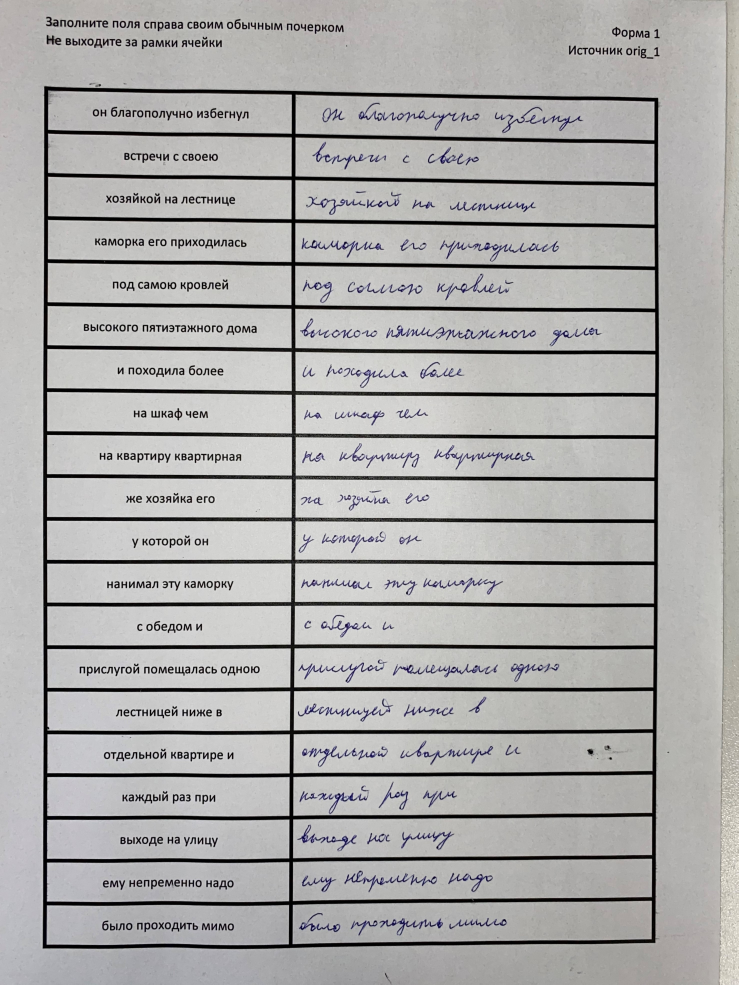
#> input picture data/images/orig_1/IMG_4996.jpg, 2953 x 3937 px, given in place of orig_1, which was not available (shown at 1/4 size)
$ python main.py blvrd ../data/images/orig_1 5 0
#> lines starting #> are read from the running program, lines starting #| are printed output that depends on the picture; after the words box and inside, x2 and y2 are one past the last pixel; in counts of white or black regions, pixels touching at a corner belong together; pictures that were not available may be replaced by others from this repository, and a replacement may not be noted
### src/table_slice.py
import cv2
import numpy as np


def binarize(img):
    """
    Бинаризация изображения
    :param img: входное изображение (ndarray)
    :return: выходное изображение (ndarray)
    """
    thresh, img_bin = cv2.threshold(img, 128, 255, cv2.THRESH_BINARY_INV + cv2.THRESH_OTSU)
    return img_bin


def get_lines(orig_img, bin_img):
    """
    Получить вертикальные и горизонтальные границы ячеек
    :param  orig_img: исходное изображение (ndarray)
            bin_img: бинаризованное изображение (ndarray)
    :return:    img_vh: изображение из полученных границ на белом фоне (ndarray),
                bitnot: исходное изображение без полученных границ (ndarray)
    """
    # Размер ядра
    kernel_len = np.array(orig_img).shape[1] // 200
    # Определение вертикальных линий
    ver_kernel = cv2.getStructuringElement(cv2.MORPH_RECT, (1, kernel_len))
    # Определение горизонтальных линий
    hor_kernel = cv2.getStructuringElement(cv2.MORPH_RECT, (kernel_len, 1))
    # Ядро 2x2
    kernel = cv2.getStructuringElement(cv2.MORPH_RECT, (2, 2))
    # Получим новое изображение с вертикальными линиями
    ver_image = cv2.erode(bin_img, ver_kernel, iterations=3)
    vertical_lines = cv2.dilate(ver_image, ver_kernel, iterations=3)
    # Получим новое изображение с горизонтальными линиями
    hor_image = cv2.erode(bin_img, hor_kernel, iterations=3)
    horizontal_lines = cv2.dilate(hor_image, hor_kernel, iterations=3)
    # Комбинируем вертикальные и горизонтальные линии в ноеое изображение,
    # присваивая им одинаковые веса
    img_vh = cv2.addWeighted(vertical_lines, 0.5, horizontal_lines, 0.5, 0.0)
    # Постобработка изображения
    img_vh = cv2.erode(~img_vh, kernel, iterations=2)
    thresh, img_vh = cv2.threshold(img_vh, 128, 255, cv2.THRESH_BINARY + cv2.THRESH_OTSU)
    bitxor = cv2.bitwise_xor(orig_img, img_vh)
    bitnot = cv2.bitwise_not(bitxor)
    return img_vh, bitnot


def sort_contours(cnts, method="left-to-right"):
    """
    Функция для сортировки
    :param cnts: контуры для сортировки
    :param method: направление сортировки
    :return: отсортированные контуры
    """
    i = 0
    # handle if we need to sort in reverse
    if method == "right-to-left" or method == "bottom-to-top":
        reverse = True
    else:
        reverse = False
    # handle if we are sorting against the y-coordinate rather than
    # the x-coordinate of the bounding box
    if method == "top-to-bottom" or method == "bottom-to-top":
        i = 1
    # construct the list of bounding boxes and sort them from top to
    # bottom
    bounding_boxes = [cv2.boundingRect(c) for c in cnts]
    cnts, bounding_boxes = zip(*sorted(zip(cnts, bounding_boxes), key=lambda b: b[1][i], reverse=reverse))
    # return the list of sorted contours and bounding boxes
    return cnts, bounding_boxes


def get_images(img_vh, bitnot, img_bin, w_min, h_min, h_max, debug=False):
    """
    Функция выполняет основную работу по выделению сегментов таблицы (ячеек) на изображении
    :param img_vh:  считанные границы таблицы (проще говоря, пустая таблица на белом фоне)
                    все изображения представляют собой двумерный массив numpy
    :param bitnot:  изображение с вырезанными границами таблицы
    :param img_bin: исходное изображение в черно-белом формате
    :param w_min:   не дает считать слишком маленькие контуры (побочка).
                    чем больше - тем более мелкие контуры допустимы. параметр для горизонтельных линий
    :param h_min:   то же, только для вертикальных линий
    :param h_max:   то же, только для слишком больших вертикальных линий
                    (дабы не считало за ячейку всю таблицу, к примеру)
    :param debug:   включает режим отладки - функция тогда
                    возвращает массив с границами для их визуальной оценки
    :return:        список сегментов изображения (ячейки таблицы)
    """
    # Определение и сортировка контуров
    bitnot = 255 - bitnot
    # img_vh = 255 - img_vh
    contours, hierarchy = cv2.findContours(img_vh, cv2.RETR_TREE, cv2.CHAIN_APPROX_SIMPLE)
    contours, bounding_boxes = sort_contours(contours, method="top-to-bottom")
    heights = [bounding_boxes[i][3] for i in range(len(bounding_boxes))]
    mean = np.mean(heights)

    image_h, image_w = img_bin.shape
    # Create list box to store all boxes in
    box = []
    # Get position (x,y), width and height for every contour and show the contour on image
    for c in contours:
        x, y, w, h = cv2.boundingRect(c)
        # if w > (image_w // w_min) and (image_h // h_min) < h < (image_h // h_max):
        if w > 100 and 500 > h > 50:
            image = cv2.rectangle(img_bin, (x, y), (x + w, y + h), (255, 0, 0), 20)
            box.append([x, y, w, h])

    # режим отладки возвращает массив с границами для их визуальной оценки
    if debug:
        try:
            return image
        except UnboundLocalError:
            print("Границ не найдено")

    # Создаем два списка для хранения строки и столбца, где расположены ячейки
    rows = []
    column = []
    j = 0
    # Сортировка bounding boxes
    for i in range(len(box)):
        if i == 0:
            column.append(box[i])
            previous = box[i]
        else:
            if box[i][1] <= previous[1] + mean / 2:
                column.append(box[i])
                previous = box[i]
                if i == len(box) - 1:
                    rows.append(column)
            else:
                rows.append(column)
                column = []
                previous = box[i]
                column.append(box[i])

    # Вычисление количества колонок
    countcol_max = 0
    for i in range(len(rows)):
        countcol = len(rows[i])
        if countcol > countcol_max:
            countcol_max = countcol

    arr = np.array(rows)
    try:
        arr = arr.transpose(1, 0, 2)
    except ValueError:
        print("Не удалось считать контуры. Вероятно, границы ячеек плохо пропечатаны")
    center = (arr[:, 0, 0] + arr[:, 0, 2]) / 2
    center.sort()

    finalboxes = []
    for i in range(len(rows)):
        lis = []
        for k in range(countcol):
            lis.append([])
        for j in range(len(rows[i])):
            diff = abs(center - (rows[i][j][0] + rows[i][j][2] / 4))
            minimum = min(diff)
            indexing = list(diff).index(minimum)
            lis[indexing].append(rows[i][j])
        finalboxes.append(lis)

    cropped_images = []
    for i in range(len(finalboxes)):
        for j in range(len(finalboxes[i])):
            if len(finalboxes[i][j]) != 0:
                for k in range(len(finalboxes[i][j])):
                    y, x, w, h = finalboxes[i][j][k][0], finalboxes[i][j][k][1], finalboxes[i][j][k][2], \
                                 finalboxes[i][j][k][3]
                    finalimg = bitnot[x:x + h, y:y + w]
                    kernel = cv2.getStructuringElement(cv2.MORPH_RECT, (2, 1))
                    border = cv2.copyMakeBorder(finalimg, 2, 2, 2, 2, cv2.BORDER_CONSTANT, value=[255, 255])
                    resizing = cv2.resize(border, None, fx=2, fy=2, interpolation=cv2.INTER_CUBIC)
                    dilation = cv2.dilate(resizing, kernel, iterations=1)
                    erosion = cv2.erode(dilation, kernel, iterations=1)
                    cropped_images.append(255 - erosion)

    return cropped_images


# [24 lines left out: function control, not called in this run]

### src/markup.py
import re
import csv
import os
import argparse
import cv2
import numpy as np


# [33 lines left out: function write_source, not called in this run]


def read_source(path, page):
    """
    Вспомогательная функция для чтения сформированного csv-файла (labels будущей разметки)
    :param nrows: сколько строк считывать
    :param offset: смещение (пропуск N строк)
    :param path: путь к файлу
    :return: список из словосочетаний
    """
    nrows = 20
    offset = (page - 1) * nrows  # на каждой странице у нас по 20 словосочетаний
    n = 0
    with open(path, newline='') as file:
        answers = []
        for _ in range(offset):  # skip first 10 rows
            next(file)
        for row in csv.reader(file):
            answers.append(row[0])  # у нашего файла 1 столбец
            n += 1
            if n >= nrows:
                break
    return answers


# [35 lines left out: function write_markup, not called in this run]


def increase_contrast(img):
    """
    Увеличивает контрастность и толщину линий для улучшения качества распознавания
    :param img: исходное изображение
    :return: обработанное изображение
    """
    pxmin = np.min(img)
    pxmax = np.max(img)
    imgContrast = (img - pxmin) / (pxmax - pxmin) * 255

    kernel = np.ones((3, 3), np.uint8)
    imgMorph = cv2.erode(imgContrast, kernel, iterations=1)
    return imgMorph


# [23 lines that do not run on import are left out]

### src/main.py
import os
import argparse

import cv2

import markup
import table_slice as ts

if __name__ == '__main__':
    # интерпретатор должен быть запущен в корневой папке проекта!

    parser = argparse.ArgumentParser()
    parser.add_argument("labels", choices=['blvrd', 'discipl', 'econ', 'journ', 'koms', 'mathstat'],
                        help='Название файла с текстом. Не указывать расширение!')
    parser.add_argument("images", help='Файл с отсканированным изображением')
    parser.add_argument("page", type=int, help='Номер страницы')
    parser.add_argument("gender", type=int, choices=[0,1], help="Пол: 1 - М, 0 - Ж")
    parser.add_argument("--nocheck", action="store_true", help="Не запрашивать подтверждение записи")
    args = parser.parse_args()

    # аргументами должны быть только имена файлов, без путей
    # path дает кривые слеши, поэтому использую конкатенацию строк
    DST_IMG_FOLDER = './sliced/' + args.labels + '/' + args.images[:-4]  # убираем расширение файла
    # папка с готовыми (нарезанными) изображениями
    SRC_IMG_FOLDER = './data/images'  # папка с исходными (сканированными) изображениями
    SRC_LBL_FOLDER = './data/labels'  # папка с нарезанными текстами (csv)
    LABELS_FILE_PATH = SRC_LBL_FOLDER + '/' + args.labels + '.csv'  # путь к обрабатываемому файлу с ярлыками
    IMAGE_FILE_PATH = SRC_IMG_FOLDER + '/' + args.labels + '/' + args.images  # путь к фотке, которую нарезаем

    img = cv2.imread(IMAGE_FILE_PATH, 0)  # 0 для игнора цветовой палитры (читает ЧБ)
    if img is None:
        raise Exception("Не удалось прочитать исходный файл")  # т.к. opencv не выдает ошибок чтения

    # обработка изображений состоит из бинаризации
    # получения границ таблицы и непосредственно нарезки
    img_bin = ts.binarize(img)
#> in binarize, `thresh, img_bin = cv2.threshold(img, 128, 255, cv2.THRESH_BINARY_INV +..`:
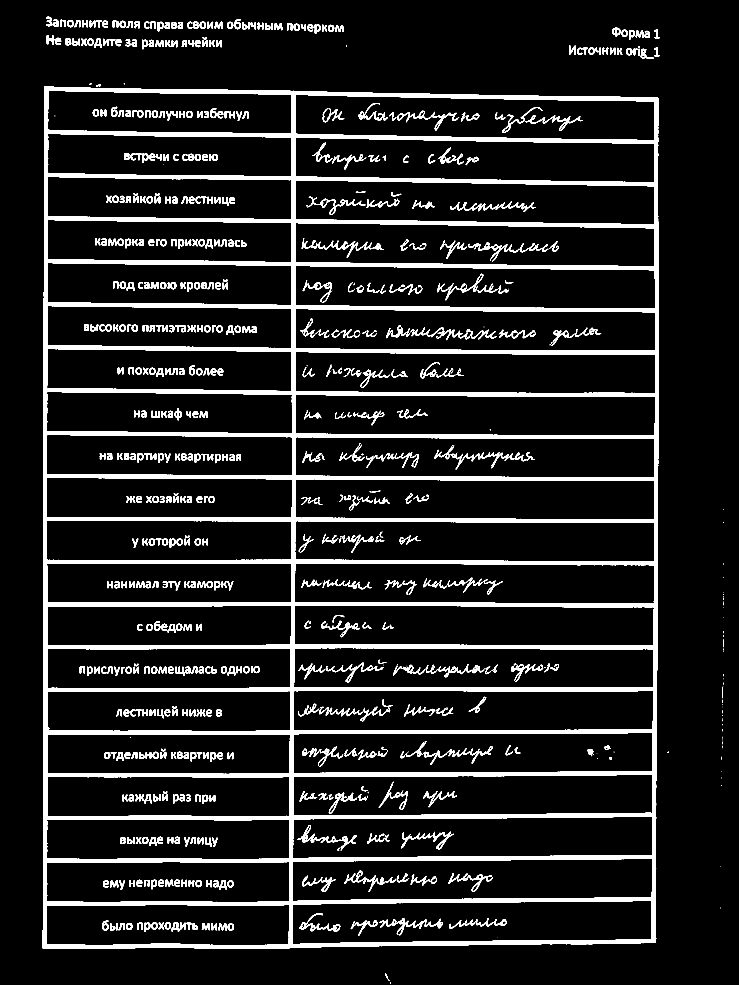
#> img_bin: shape (3937, 2953) (shown at 1/4 size); 10.2% white; 801 white regions (135 under 20 px), largest, box (x1, y1, x2, y2) and area: (171, 345, 2636, 3796) 908322, (1207, 953, 1535, 1030) 3493, (1190, 3300, 1426, 3402) 2990
#> in binarize, `thresh, img_bin = cv2.threshold(img, 128, 255, cv2.THRESH_BINARY_INV +..`: thresh = 105
    img_vh, bitnot = ts.get_lines(img, img_bin)
#> in get_lines, `thresh, img_vh = cv2.threshold(img_vh, 128, 255, cv2.THRESH_BINARY + c..`:
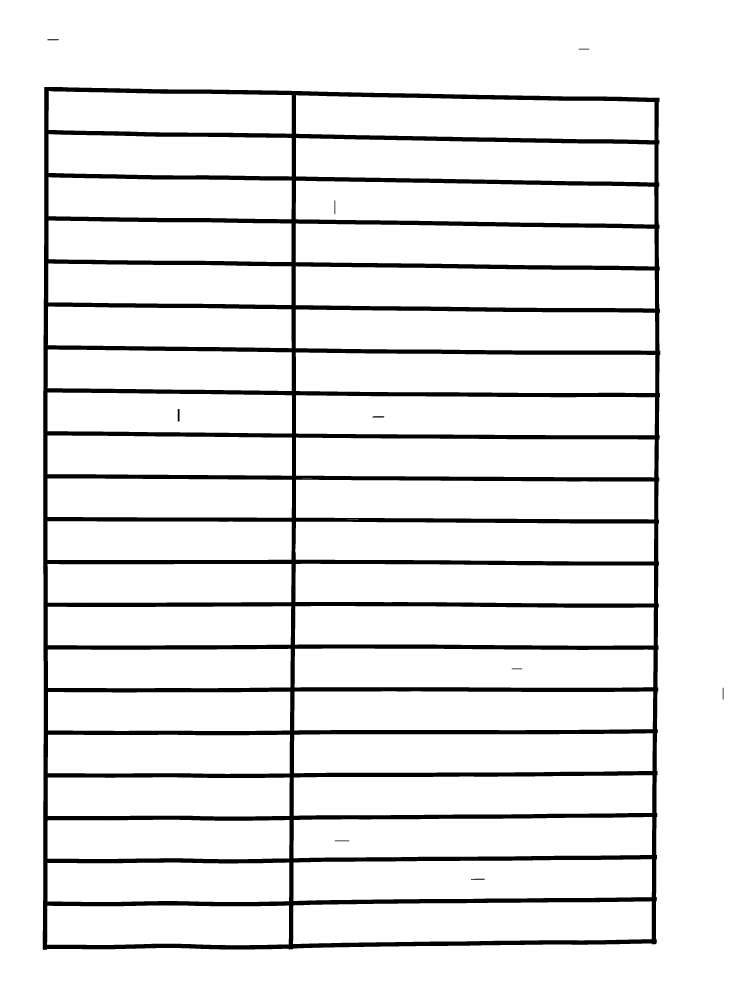
#> img_vh: shape (3937, 2953) (shown at 1/4 size); 91.2% white; 10 black regions
#> in get_lines, `thresh, img_vh = cv2.threshold(img_vh, 128, 255, cv2.THRESH_BINARY + c..`: thresh = 127
#> in get_lines, `bitnot = cv2.bitwise_not(bitxor)`:
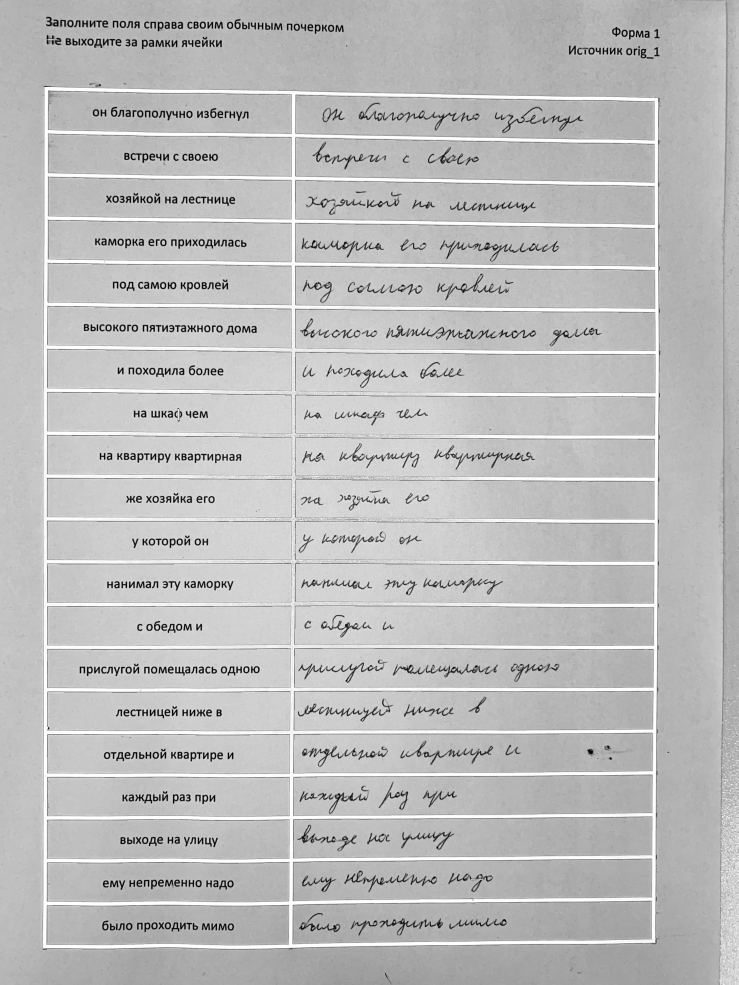
#> bitnot: shape (3937, 2953) (shown at 1/4 size); min 0, max 255, mean 188
    cropped_images = ts.get_images(img_vh, bitnot, img_bin, w_min=10, h_min=25, h_max=5, debug=False)
#> in get_images, `contours, hierarchy = cv2.findContours(img_vh, cv2.RETR_TREE, cv2.CHAI..`: contours = 54 contours, 3 with area under 20; largest, box (x1, y1, x2, y2) and area: (0, 0, 2953, 3937) 11619072, (170, 347, 2642, 3800) 8407988, (1183, 1238, 2621, 1403) 219907, (1183, 1065, 2620, 1235) 219578, (1183, 1410, 2621, 1572) 218868
#> in sort_contours, `bounding_boxes = [cv2.boundingRect(c) for c in cnts]`: bounding_boxes = 54 items, first 6: (0, 0, 2953, 3937), (2890, 2750, 5, 49), (170, 347, 2472, 3453), (188, 3621, 968, 160), (1172, 3605, 1435, 171), (189, 3450, 968, 158)
#> in sort_contours, `cnts, bounding_boxes = zip(*sorted(zip(cnts, bounding_boxes), key=lamb..`: cnts has the same summary as contours in get_images; bounding_boxes = 54 items, first 6: (0, 0, 2953, 3937), (189, 156, 47, 6), (2314, 194, 44, 5), (170, 347, 2472, 3453), (194, 364, 973, 171), (1184, 381, 1434, 180)
#> in get_images, `heights = [bounding_boxes[i][3] for i in range(len(bounding_boxes))]`: heights = 54 values, max 3937 at index 0, min 1 at index 25, mean 261.4
#> in get_images, `mean = np.mean(heights)`: mean = 261.4
#> the loop in get_images, `for c in contours:` made 54 passes
#> (x, y, w, h) on passes 2 to 9: (189, 156, 47, 6), (2314, 194, 44, 5), (170, 347, 2472, 3453), (194, 364, 973, 171), (1184, 381, 1434, 180), (194, 536, 973, 170), (1184, 552, 1434, 178), (194, 709, 973, 168)
#> after the loop in get_images, `for c in contours:`:
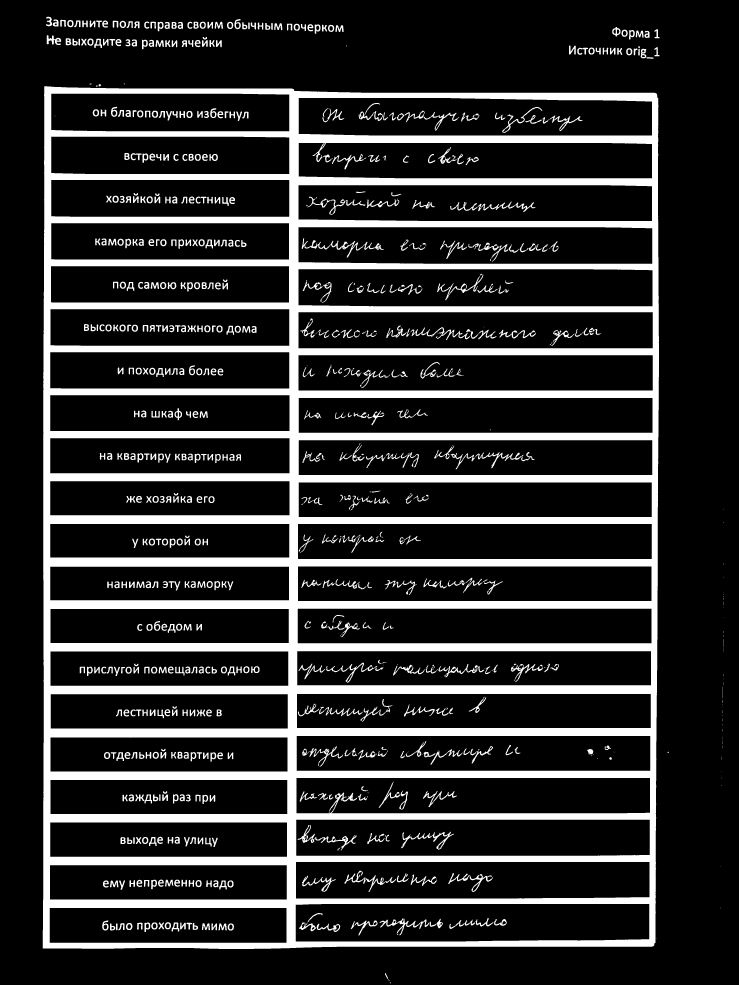
#> img_bin: shape (3937, 2953) (shown at 1/4 size); 17.5% white; 798 white regions (134 under 20 px), largest, box (x1, y1, x2, y2) and area: (171, 345, 2636, 3796) 1751117, (1207, 953, 1535, 1030) 3493, (1190, 3300, 1426, 3402) 2990
#> after the loop in get_images, `for c in contours:`: box = 40 items, first 6: [194, 364, 973, 171], [1184, 381, 1434, 180], [194, 536, 973, 170], [1184, 552, 1434, 178], [194, 709, 973, 168], [1183, 723, 1435, 175]
#> the loop in get_images, `for i in range(len(box)):` made 40 passes
#> after the loop in get_images, `for i in range(len(box)):`: rows = 20 items
#> the loop in get_images, `for i in range(len(rows)):` made 20 passes
#> countcol_max on pass 1: 2
#> after the loop in get_images, `for i in range(len(rows)):`: countcol_max = 2
#> in get_images, `center = (arr[:, 0, 0] + arr[:, 0, 2]) / 2`: center = [583.5, 1309]
#> the loop in get_images, `for i in range(len(rows)):` made 20 passes
#> after the loop in get_images, `for i in range(len(rows)):`: finalboxes = 20 items
#> the loop in get_images, `for i in range(len(finalboxes)):` made 20 passes
#> after the loop in get_images, `for i in range(len(finalboxes)):`:
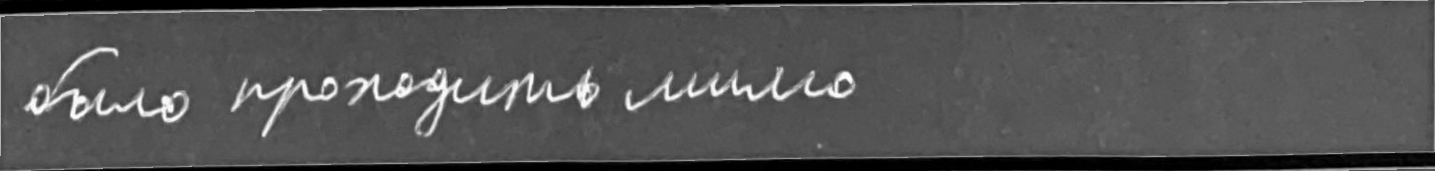
#> finalimg: shape (171, 1435); min 0, max 255, mean 82.7
#> after the loop in get_images, `for i in range(len(finalboxes)):`: cropped_images = 40 items
#> cropped_images = 40 items

    if not os.path.exists(DST_IMG_FOLDER):  # для каждой фотки - своя папка с нарезанными кусочками
        os.makedirs(DST_IMG_FOLDER)  # папка называется именем файла исходной фотки

    for num, cropped_img in enumerate(cropped_images):
        enhanced_img = markup.increase_contrast(cropped_img)
        filename = DST_IMG_FOLDER + '/' + str(num).zfill(3) + '.jpg'  # zfill делает названия 001, 002 и т.п.
        did_write = cv2.imwrite(filename, enhanced_img)
        # если не удалось записать файл, самостоятельно вызываем исключение
        if not did_write:
            raise Exception("Не удалось сохранить готовый файл")
#> this loop made 40 passes
#> (pxmax in increase_contrast, filename) on passes 1 to 8: (255, './sliced/blvrd/../data/images/or/000.jpg'), (255, './sliced/blvrd/../data/images/or/001.jpg'), (255, './sliced/blvrd/../data/images/or/002.jpg'), (255, './sliced/blvrd/../data/images/or/003.jpg'), (255, './sliced/blvrd/../data/images/or/004.jpg'), (255, './sliced/blvrd/../data/images/or/005.jpg'), (255, './sliced/blvrd/../data/images/or/006.jpg'), (255, './sliced/blvrd/../data/images/or/007.jpg')
#> pass 1, in increase_contrast, `imgMorph = cv2.erode(imgContrast, kernel, iterations=1)`:
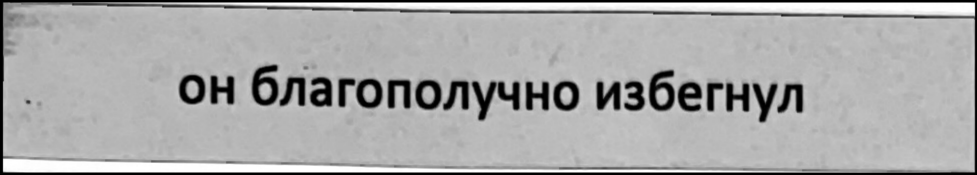
#> imgMorph: shape (350, 1954) float64 (shown at 1/2 size); min 0, max 255, mean 169.1
#> pass 2, in increase_contrast (call 2), `imgContrast = (img - pxmin) / (pxmax - pxmin) * 255`:
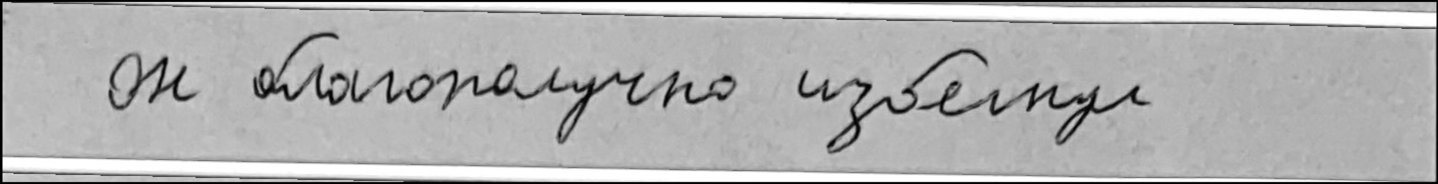
#> imgContrast: shape (368, 2876) float64 (shown at 1/2 size); min 0, max 255, mean 176.4

    # получить из csv тексты с соответствующей страницы
    answers = markup.read_source(LABELS_FILE_PATH, args.page)
#> (the run stopped early here; a loop or call above may not have finished)
